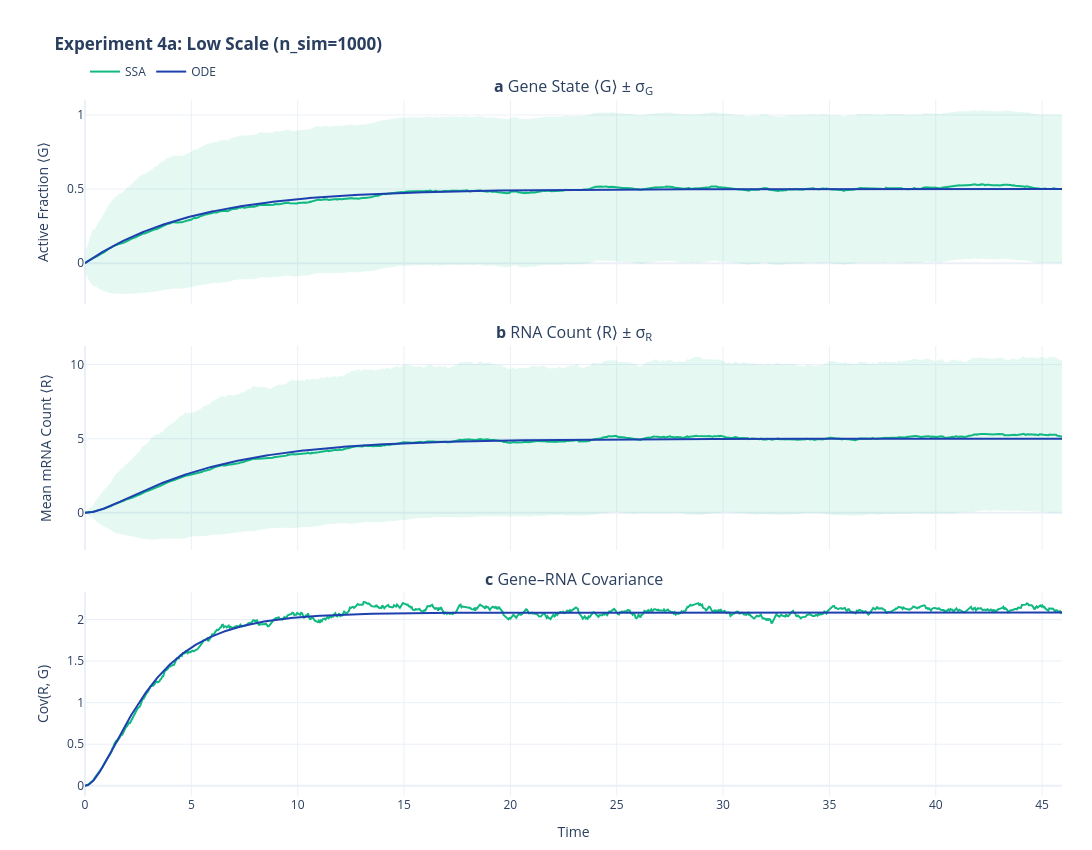

The notebook cell saved with this chart:
### Markdown cell above
### 4. Numerical parameters — **4a. Low scale** ($n_{\text{sim}}=1000$)

Short SSA runs capture only a few bursts; the ODE is the noise-free reference.

### Code cell
run_comparison(
    title="Experiment 4a: Low Scale (n_sim=1000)",
    n_sim=1000,
)

### Figure 1 — Plotly figure (JSON) as saved in the notebook; plotly's stock layout.template omitted (floating-point values rounded to 4 significant figures; data arrays with more than 128 entries replaced by an {"elided": "..."} marker saying what was removed)
{"data": [{"hoverinfo": "skip", "legendgroup": "ssa", "line": {"width": 0}, "showlegend": false, "type": "scatter", "x": {"elided": "1000 float values"}, "xaxis": "x", "y": {"elided": "1000 float values"}, "yaxis": "y"}, {"fill": "tonexty", "fillcolor": "rgba(16, 185, 129, 0.10)", "hoverinfo": "skip", "legendgroup": "ssa", "line": {"width": 0}, "showlegend": false, "type": "scatter", "x": {"elided": "1000 float values"}, "xaxis": "x", "y": {"elided": "1000 float values"}, "yaxis": "y"}, {"hovertemplate": "SSA ⟨G⟩ = %{y:.3f}<extra></extra>", "legendgroup": "ssa", "line": {"color": "#10B981", "width": 2}, "name": "SSA", "showlegend": true, "type": "scatter", "x": {"elided": "1000 float values"}, "xaxis": "x", "y": {"elided": "1000 float values"}, "yaxis": "y"}, {"hovertemplate": "ODE ⟨G⟩ = %{y:.3f}<extra></extra>", "legendgroup": "ode", "line": {"color": "#1E40AF", "width": 2}, "name": "ODE", "showlegend": true, "type": "scatter", "x": {"elided": "1000 float values"}, "xaxis": "x", "y": {"elided": "1000 float values"}, "yaxis": "y"}, {"hoverinfo": "skip", "legendgroup": "ssa", "line": {"width": 0}, "showlegend": false, "type": "scatter", "x": {"elided": "1000 float values"}, "xaxis": "x2", "y": {"elided": "1000 float values"}, "yaxis": "y2"}, {"fill": "tonexty", "fillcolor": "rgba(16, 185, 129, 0.10)", "hoverinfo": "skip", "legendgroup": "ssa", "line": {"width": 0}, "showlegend": false, "type": "scatter", "x": {"elided": "1000 float values"}, "xaxis": "x2", "y": {"elided": "1000 float values"}, "yaxis": "y2"}, {"hovertemplate": "SSA ⟨R⟩ = %{y:.1f}<extra></extra>", "legendgroup": "ssa", "line": {"color": "#10B981", "width": 2}, "showlegend": false, "type": "scatter", "x": {"elided": "1000 float values"}, "xaxis": "x2", "y": {"elided": "1000 float values"}, "yaxis": "y2"}, {"hovertemplate": "ODE ⟨R⟩ = %{y:.1f}<extra></extra>", "legendgroup": "ode", "line": {"color": "#1E40AF", "width": 2}, "showlegend": false, "type": "scatter", "x": {"elided": "1000 float values"}, "xaxis": "x2", "y": {"elided": "1000 float values"}, "yaxis": "y2"}, {"hovertemplate": "SSA Cov = %{y:.3f}<extra></extra>", "legendgroup": "ssa", "line": {"color": "#10B981", "width": 2}, "showlegend": false, "type": "scatter", "x": {"elided": "1000 float values"}, "xaxis": "x3", "y": {"elided": "1000 float values"}, "yaxis": "y3"}, {"hovertemplate": "ODE Cov = %{y:.3f}<extra></extra>", "legendgroup": "ode", "line": {"color": "#1E40AF", "width": 2}, "showlegend": false, "type": "scatter", "x": {"elided": "1000 float values"}, "xaxis": "x3", "y": {"elided": "1000 float values"}, "yaxis": "y3"}], "layout": {"annotations": [{"font": {"size": 16}, "showarrow": false, "text": "<b>a</b> Gene State ⟨G⟩ ± σ<sub>G</sub>", "x": 0.5, "xanchor": "center", "xref": "paper", "y": 1.0, "yanchor": "bottom", "yref": "paper"}, {"font": {"size": 16}, "showarrow": false, "text": "<b>b</b> RNA Count ⟨R⟩ ± σ<sub>R</sub>", "x": 0.5, "xanchor": "center", "xref": "paper", "y": 0.6467, "yanchor": "bottom", "yref": "paper"}, {"font": {"size": 16}, "showarrow": false, "text": "<b>c</b> Gene–RNA Covariance", "x": 0.5, "xanchor": "center", "xref": "paper", "y": 0.2933, "yanchor": "bottom", "yref": "paper"}], "height": 850, "hovermode": "x", "legend": {"bgcolor": "rgba(255, 255, 255, 0.5)", "groupclick": "togglegroup", "orientation": "h", "x": 0, "xanchor": "left", "y": 1.02, "yanchor": "bottom"}, "margin": {"b": 50, "l": 85, "r": 30, "t": 100}, "title": {"text": "<b>Experiment 4a: Low Scale (n_sim=1000)</b>"}, "width": 1100, "xaxis": {"anchor": "y", "domain": [0.0, 1.0], "matches": "x3", "showticklabels": false}, "xaxis2": {"anchor": "y2", "domain": [0.0, 1.0], "matches": "x3", "showticklabels": false}, "xaxis3": {"anchor": "y3", "domain": [0.0, 1.0], "title": {"text": "Time"}}, "yaxis": {"anchor": "x", "domain": [0.7067, 1.0], "title": {"text": "Active Fraction ⟨G⟩"}}, "yaxis2": {"anchor": "x2", "domain": [0.3533, 0.6467], "title": {"text": "Mean mRNA Count ⟨R⟩"}}, "yaxis3": {"anchor": "x3", "domain": [0.0, 0.2933], "title": {"text": "Cov(R, G)"}}}}
